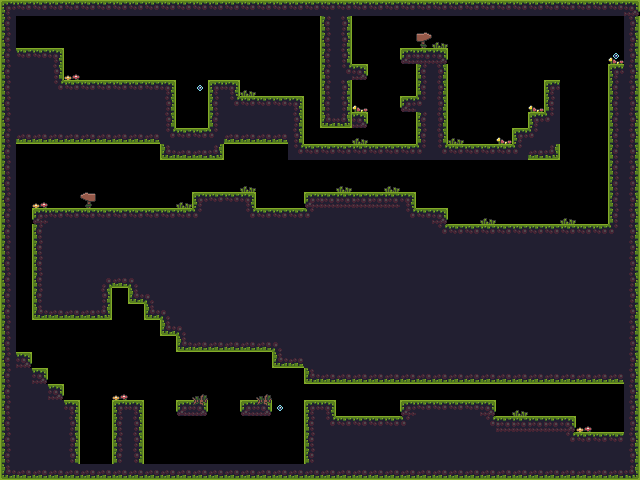

Rendered tile map (Tiled .tmx) drawn with the repository's tilesets; below, a short description and the map source with its tile grids summarised:
An orthogonal 40x30 tile map with 16x16 px tiles, 3 tile layers (foreground, miscellaneus, orbs), 3 tilesets and 126 objects.

<map version="1.10" tiledversion="1.12.1" orientation="orthogonal" renderorder="right-down" width="40" height="30" tilewidth="16" tileheight="16" infinite="0" nextlayerid="13" nextobjectid="152">
 <editorsettings>
  <export target="../level2.lua" format="lua" />
 </editorsettings>
 <tileset firstgid="1" name="basic" tilewidth="16" tileheight="16" tilecount="72" columns="12">
  <image source="../../assets/tilesets/tileset.png" width="192" height="96" />
 </tileset>
 <tileset firstgid="73" name="orbs" tilewidth="16" tileheight="16" tilecount="1" columns="1">
  <image source="../../assets/tilesets/orbs.png" width="16" height="16" />
 </tileset>
 <tileset firstgid="74" name="miscellaneus" tilewidth="16" tileheight="16" tilecount="8" columns="4">
  <image source="../../assets/tilesets/miscellaneus.png" width="64" height="32" />
 </tileset>
 <layer id="1" name="foreground" width="40" height="30">
  <data>[1200 cells, 726 non-empty, 20 distinct tile ids]</data>
 </layer>
 <layer id="11" name="miscellaneus" width="40" height="30">
  <data>[1200 cells, 25 non-empty, 7 distinct tile ids]</data>
 </layer>
 <layer id="10" name="orbs" width="40" height="30">
  <data>[1200 cells, 3 non-empty, 1 distinct tile ids]</data>
 </layer>
 <objectgroup id="2" name="walls">
  <object id="1" x="0" y="16" width="16" height="32" />
  <object id="2" x="320" y="16" width="32" height="112" />
  <object id="3" x="416" y="49" width="32" height="96" />
  <object id="8" x="544" y="81" width="1" height="29.5" />
  <object id="9" x="528" y="113" width="1" height="14" />
  <object id="10" x="512" y="129" width="1" height="14" />
  <object id="12" x="63" y="49" width="1" height="32" />
  <object id="13" x="175" y="81" width="1" height="48" />
  <object id="16" x="208" y="81" width="1" height="48" />
  <object id="17" x="239" y="81" width="1" height="15" />
  <object id="18" x="303" y="97" width="1" height="48" />
  <object id="19" x="559" y="81" width="1" height="79" />
  <object id="20" x="624" y="16" width="16" height="48" />
  <object id="21" x="608" y="65" width="1" height="159" />
  <object id="22" x="447" y="209" width="1" height="16" />
  <object id="24" x="415" y="193" width="1" height="16" />
  <object id="26" x="304" y="193" width="1" height="15" />
  <object id="27" x="255" y="193" width="1" height="15" />
  <object id="28" x="192" y="193" width="1" height="15" />
  <object id="29" x="288" y="145" width="1" height="14" />
  <object id="30" x="223" y="145" width="1" height="14" />
  <object id="31" x="160" y="144" width="1" height="15" />
  <object id="32" x="0" y="144" width="16" height="208" />
  <object id="33" x="31" y="353" width="1" height="15" />
  <object id="34" x="47" y="369" width="1" height="15" />
  <object id="35" x="63" y="385" width="1" height="15" />
  <object id="36" x="79" y="401" width="1" height="63" />
  <object id="37" x="112" y="401" width="1" height="63" />
  <object id="38" x="143" y="401" width="1" height="64" />
  <object id="39" x="176" y="400.646" width="1" height="14" />
  <object id="40" x="207" y="401" width="1" height="14" />
  <object id="41" x="240" y="401" width="1" height="14" />
  <object id="42" x="271" y="401" width="1" height="14" />
  <object id="43" x="304" y="401" width="1" height="64" />
  <object id="44" x="304" y="369" width="1" height="14" />
  <object id="45" x="272" y="353" width="1" height="14" />
  <object id="46" x="176" y="337" width="1" height="14" />
  <object id="48" x="32" y="209" width="1" height="110" />
  <object id="49" x="111" y="289" width="1" height="30" />
  <object id="50" x="128" y="289" width="1" height="14" />
  <object id="52" x="144" y="305" width="1" height="14" />
  <object id="53" x="160" y="321" width="1" height="14" />
  <object id="54" x="335" y="401" width="1" height="14" />
  <object id="55" x="495" y="401" width="1" height="14" />
  <object id="56" x="400" y="401" width="1" height="14" />
  <object id="57" x="575" y="417" width="1" height="14" />
  <object id="58" x="624" y="384" width="16" height="48" />
  <object id="62" x="367" y="65" width="1" height="14" />
  <object id="63" x="367" y="113" width="1" height="14" />
  <object id="64" x="400" y="97" width="1" height="14" />
  <object id="65" x="400" y="49" width="1" height="14" />
 </objectgroup>
 <objectgroup id="3" name="solid">
  <object id="59" x="0" y="0" width="640" height="16" />
  <object id="60" x="0" y="48" width="63" height="35" />
  <object id="66" x="0" y="80" width="175" height="64" />
  <object id="67" x="209" y="80" width="30" height="16" />
  <object id="69" x="209" y="96" width="94" height="48" />
  <object id="70" x="161" y="128" width="62" height="32" />
  <object id="71" x="289" y="144" width="270" height="16" />
  <object id="72" x="352" y="112" width="15" height="16" />
  <object id="73" x="352" y="64" width="15" height="16" />
  <object id="74" x="401" y="48" width="46" height="16" />
  <object id="75" x="401" y="96" width="15" height="16" />
  <object id="76" x="545" y="80" width="14" height="32" />
  <object id="77" x="529" y="112" width="30" height="32" />
  <object id="78" x="513" y="128" width="16" height="16" />
  <object id="79" x="609" y="64" width="31" height="160" />
  <object id="80" x="305" y="192" width="110" height="16" />
  <object id="81" x="193" y="192" width="62" height="16" />
  <object id="82" x="448" y="224" width="192" height="16" />
  <object id="83" x="33" y="208" width="414" height="16" />
  <object id="84" x="33" y="224" width="415" height="64" />
  <object id="85" x="305" y="320" width="335" height="64" />
  <object id="86" x="0" y="352" width="31" height="32" />
  <object id="87" x="113" y="400" width="30" height="64" />
  <object id="88" x="305" y="400" width="30" height="64" />
  <object id="89" x="49" y="400" width="30" height="64" />
  <object id="90" x="177" y="400" width="30" height="16" />
  <object id="91" x="241" y="400" width="30" height="16" />
  <object id="92" x="0" y="464" width="640" height="16" />
  <object id="93" x="335" y="416" width="240" height="16" />
  <object id="94" x="401" y="400" width="94" height="16" />
  <object id="95" x="48" y="384" width="15" height="16" />
  <object id="96" x="31" y="368" width="16" height="16" />
  <object id="97" x="544" y="432" width="96" height="16" />
  <object id="98" x="33" y="288" width="78" height="32" />
  <object id="99" x="273" y="352" width="32" height="16" />
  <object id="100" x="177" y="336" width="128" height="16" />
  <object id="101" x="129" y="288" width="63" height="16" />
  <object id="102" x="145" y="304" width="63" height="16" />
  <object id="103" x="161" y="320.049" width="63" height="16" />
 </objectgroup>
 <objectgroup id="12" name="torch">
  <object id="148" x="583" y="408" width="8" height="24" />
  <object id="151" x="616" y="408" width="8" height="24" />
 </objectgroup>
 <objectgroup id="4" name="player">
  <object id="146" x="18" y="32" width="14" height="14" />
 </objectgroup>
 <objectgroup id="6" name="door">
  <object id="109" x="592" y="408" width="24" height="24" />
 </objectgroup>
 <objectgroup id="7" name="mushrooms">
  <object id="110" x="384" y="128" width="16" height="16" />
  <object id="111" x="464" y="128" width="16" height="16" />
  <object id="113" x="576" y="208" width="16" height="16" />
  <object id="114" x="272" y="192" width="16" height="16" />
  <object id="115" x="352" y="400" width="16" height="16" />
 </objectgroup>
 <objectgroup id="8" name="spikes">
  <object id="116" x="176" y="112" width="16" height="16">
   <properties>
    <property name="flipped_v" type="bool" value="true" />
   </properties>
  </object>
  <object id="118" x="192" y="112" width="16" height="16">
   <properties>
    <property name="flipped_v" type="bool" value="true" />
   </properties>
  </object>
  </objectgroup>
 <objectgroup id="9" name="stones">
  <!-- 3 objects omitted --></objectgroup>
</map>
<!-- 25 of 126 objects omitted -->
